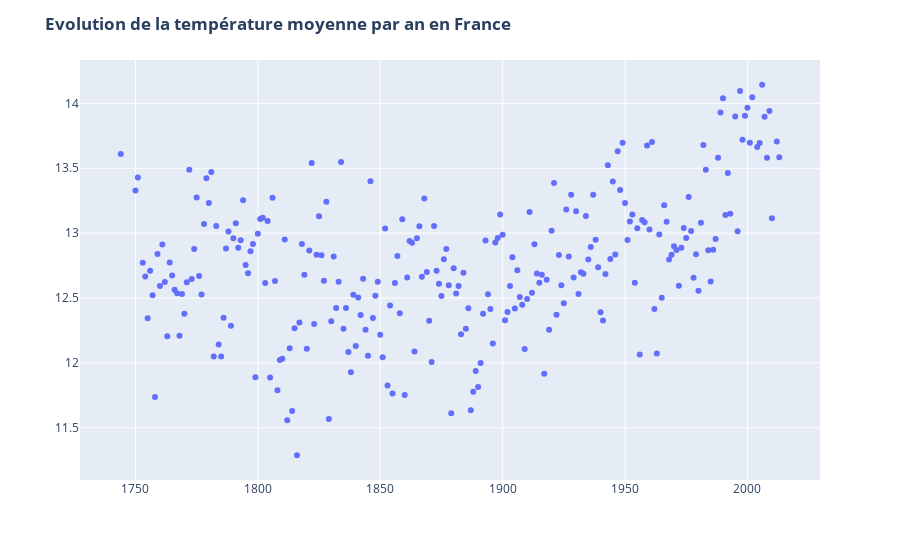

Notebook code cell kept with this figure:
### Code cell
temperatureFranceYear = remove_outliers(temperatureFranceYear,"AverageTemperature")
temperatureFranceYear.to_csv('output_data/temperatureFranceYear.csv')
fig = px.scatter(temperatureFranceYear,x='year', y='AverageTemperature')
fig.update_layout(title='<b>Evolution de la température moyenne par an en France</b>',xaxis_title='', yaxis_title='')
fig.show()

### Figure 1 — Plotly figure (JSON) as saved in the notebook; plotly's stock layout.template omitted (floating-point values rounded to 4 significant figures; data arrays with more than 128 entries replaced by an {"elided": "..."} marker saying what was removed)
{"data": [{"hoverlabel": {"namelength": 0}, "hovertemplate": "year=%{x}<br>AverageTemperature=%{y}", "legendgroup": "", "marker": {"color": "#636efa", "symbol": "circle"}, "mode": "markers", "name": "", "showlegend": false, "type": "scatter", "x": {"elided": "261 str values"}, "xaxis": "x", "y": {"elided": "261 float values"}, "yaxis": "y"}], "layout": {"legend": {"tracegroupgap": 0}, "margin": {"t": 60}, "title": {"text": "<b>Evolution de la température moyenne par an en France</b>"}, "xaxis": {"anchor": "y", "domain": [0, 1], "title": {"text": ""}}, "yaxis": {"anchor": "x", "domain": [0, 1], "title": {"text": ""}}}}
